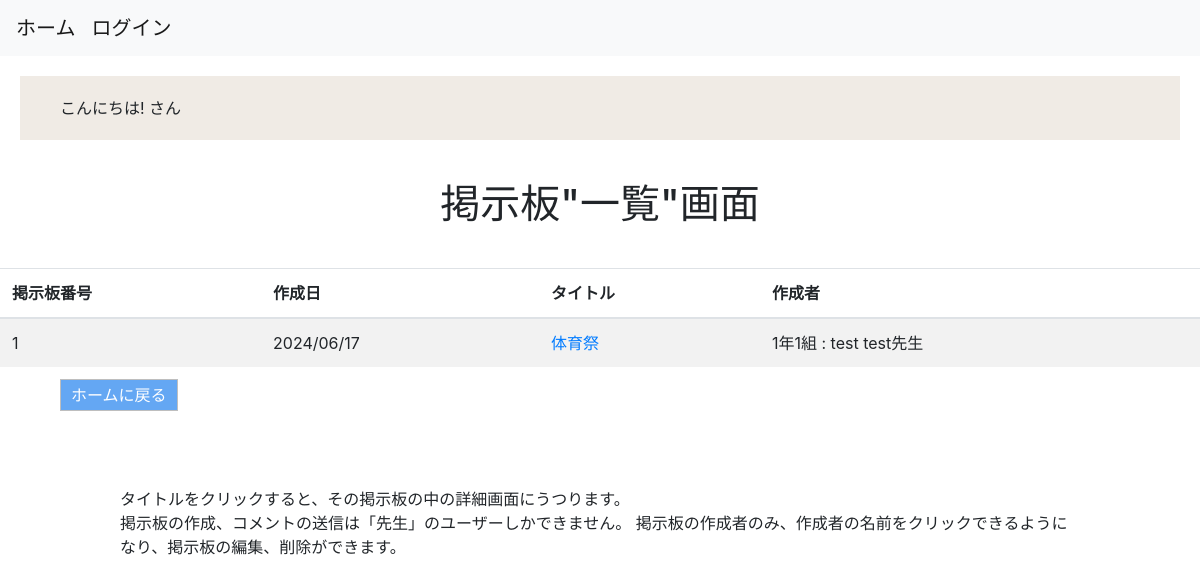
Page /boards/list_themes on the earlier database version.
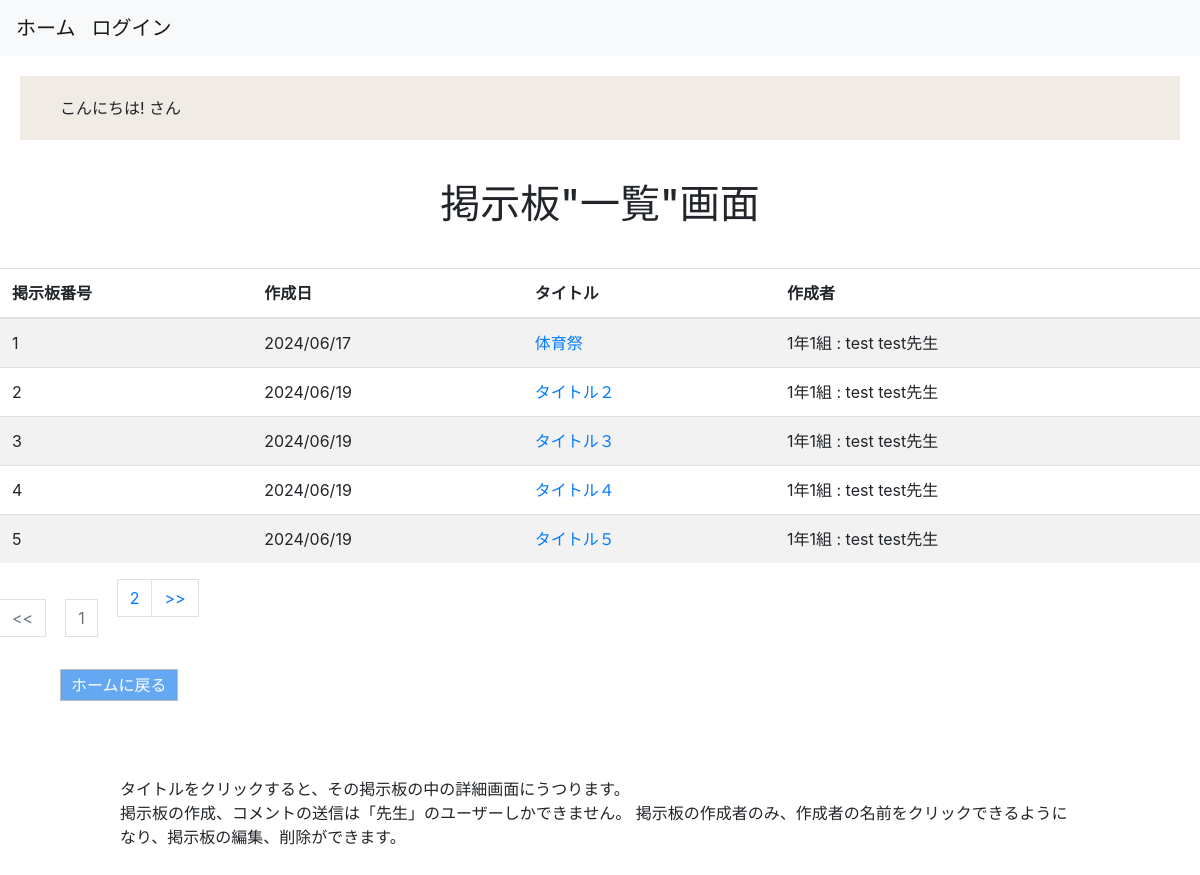
Same page on the later database version.
### boards/models.py (models this page shows)
class Themes(models.Model):
    title = models.CharField(max_length=255)
    created_at = models.DateField(auto_now_add=True)
    updated_at = models.DateField(auto_now=True)
    user = models.ForeignKey(
        'accounts.Users', on_delete=models.CASCADE
    )
    objects = ThemesManager()
    class Meta:
        db_table = 'themes'

### accounts/models.py (models this page shows)
class Users(AbstractBaseUser, PermissionsMixin):
    school_id = models.IntegerField(unique=True) #学籍番号
    class_id = models.IntegerField(blank=True, null=True) #出席番号、教師は出席番号をもたないため、必須にはしない。
    first_name = models.CharField(max_length=150) #姓
    last_name = models.CharField(max_length=150) #名
    first_name_phonetic = models.CharField(max_length=150) #姓ふりがな
    last_name_phonetic = models.CharField(max_length=150) #名ふりがな
    birthday = models.DateField() #誕生日
    school_grade = models.PositiveIntegerField(blank=True, null=True) #学年
    school_class = models.PositiveIntegerField(blank=True, null=True) #組
    email = models.EmailField(max_length=150, blank=True, null=True) #学生はメアド持ってない場合があることを想定して必須項目にしない。
    club = models.CharField(max_length=150, null=True) #帰宅部想定でnull=True
    is_active = models.BooleanField(default=True) #認証登録は今回は省くためdefault=True
    is_staff = models.BooleanField(default=False)
    created_at = models.DateTimeField(auto_now_add=True) #登録日時
    updated_at = models.DateTimeField(auto_now=True) #更新日時
    GENDER_CHOICES = (
        ('man', 'Man'),
        ('woman', 'Woman'),
    )
    STATUS_CHOICES = (
        ('teacher', 'Teacher'),
        ('student', 'Student'),
        ('parent', 'Parent'),
    )
    gender = models.CharField(max_length=50, choices=GENDER_CHOICES) #性別
    status = models.CharField(max_length=50, choices=STATUS_CHOICES) #立場
    USERNAME_FIELD = 'school_id'
    REQUIRED_FIELDS = ['first_name', 'last_name','status','birthday']
    objects = UserManager()
    class Meta:
        db_table = 'users'
    def __str__(self):
        return f'{self.school_grade}年{self.school_class}組 : {self.first_name} {self.last_name}'

### boards/views.py (the view)
# urls.py: path('list_themes', views.list_themes, name='list_themes'),
def list_themes(request):
    themes_list = Themes.objects.fetch_all_themes()
    p = Paginator(themes_list, 5) #5つで1ページ
    page = request.GET.get('page') #リクエストページ
    pages = p.get_page(page)
    return render(
        request, 'boards/list_themes.html', context={
            'pages': pages
        }
    )

### boards/models.py (called while the page is built)
    def fetch_all_themes(self):
        return self.order_by('id').all()

### templates/boards/list_themes.html (shortened to what this page needs)
{% extends "base.html" %}
{% block content %}
<h1>掲示板"一覧"画面</h1>
<table class="table table-striped table-hover">
    <thead>
        <tr>
            <th>掲示板番号</th>
            <th>作成日</th>
            <th>タイトル</th>
            <th>作成者</th>
        </tr>
    </thead>
    <tbody>
    {% for theme in pages %}
        <tr>
            <td>{{ forloop.counter }}</td>
            <td>{{ theme.created_at|date:"Y/m/d" }}</td>
            <td><a href="{% url 'boards:post_comments' theme_id=theme.id%}">{{ theme.title }}</a></td>
            {% if theme.user.id == user.id %}
                <td><a href="{% url 'boards:edit_theme' id=theme.id %}">{{ theme.user }}先生</a></td>
            {% else %}
                <td>{{ theme.user }}先生</td>
            {% endif %}
        </tr>
    {% endfor %}
    </tbody>
</table>
{% if pages.has_other_pages %}
    <nav aria-label="Page navigation example">
        <ul class="pagination">
            {% if pages.has_previous %}
                <li><a class="page-link text-primary d-inline-block" href="?page={{ pages.previous_page_number }}"><<</a></li>
            {% else %}
                <li class="disabled"><div class="page-link text-secondary d-inline-block disabled" href="#"><<</div></li>
            {% endif %}
            {% for page_num in pages.paginator.page_range %}
                {% if page_num %}
                    {% if page_num == pages.number %}
                        <li class="disabled"><div class="page-link text-secondary d-inline-block disabled" href="#">{{ page_num }}</div></li>
                    {% else %}
                        <li><a class="page-link text-primary d-inline-block" href="?page={{ page_num }}">{{ page_num }}</a></li>
                    {% endif %}
                {% else %}
                    <li class="disabled"><a class="page-link text-secondary d-inline-block text-muted" href="#">・・・</a></li>
                {% endif %}
            {% endfor %}
            {% if pages.has_next %}
                <li><a class="page-link text-primary d-inline-block" href="?page={{ pages.next_page_number }}">>></a></li>
            {% else %}
                <li class="disabled"><div class="page-link text-secondary d-inline-block disabled" href="#">>></div></li>
            {% endif %}
        </ul>
    </nav>
{% endif %}
<a class="return-button" href="{% url 'accounts:home' %}">ホームに戻る</a>
<div><p>タイトルをクリックすると、その掲示板の中の詳細画面にうつります。<br>
掲示板の作成、コメントの送信は「先生」のユーザーしかできません。
掲示板の作成者のみ、作成者の名前をクリックできるようになり、掲示板の編集、削除ができます。</p></div>
{% endblock %}

Differences in the rows shown:
added Themes: created_at "2024/06/19", title "タイトル２", user "1年1組 : test test"
added Themes: created_at "2024/06/19", title "タイトル３", user "1年1組 : test test"
added Themes: created_at "2024/06/19", title "タイトル４", user "1年1組 : test test"
added Themes: created_at "2024/06/19", title "タイトル５", user "1年1組 : test test"
Other differences:
new list line: "1"
new list line: "2"
